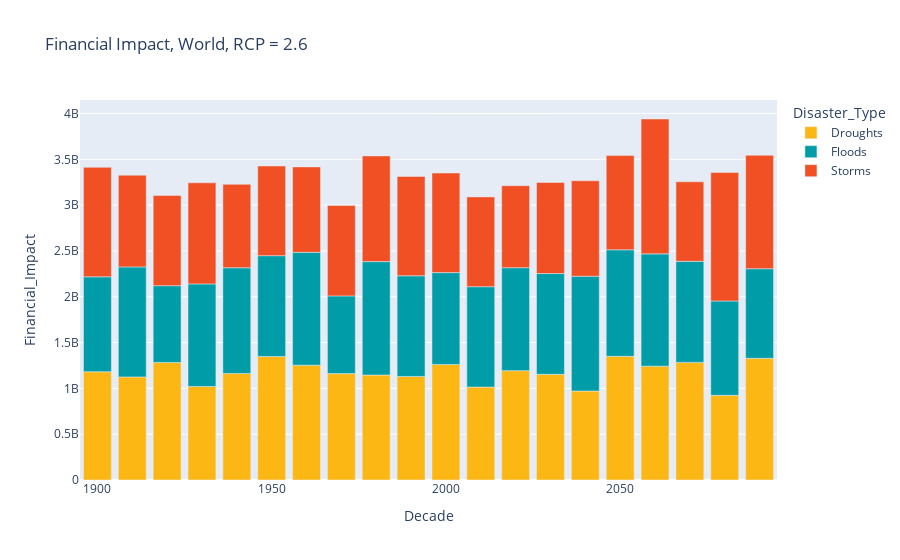

This figure's notebook cell:
### Code cell
df = world
fig = px.bar(df, x="Decade", y="Financial_Impact", color="Disaster_Type", title="Financial Impact, World, RCP = 2.6",color_discrete_sequence=["#FDB714", "#009CA7", "#F05023"])
fig.show()

### Figure 1 — Plotly figure (JSON) as saved in the notebook; plotly's stock layout.template omitted (floating-point values rounded to 4 significant figures)
{"data": [{"alignmentgroup": "True", "hovertemplate": "Disaster_Type=Droughts<br>Decade=%{x}<br>Financial_Impact=%{y}<extra></extra>", "legendgroup": "Droughts", "marker": {"color": "#FDB714"}, "name": "Droughts", "offsetgroup": "Droughts", "orientation": "v", "showlegend": true, "textposition": "auto", "type": "bar", "x": [1900, 1910, 1920, 1930, 1940, 1950, 1960, 1970, 1980, 1990, 2000, 2010, 2020, 2030, 2040, 2050, 2060, 2070, 2080, 2090], "xaxis": "x", "y": [1181984879, 1125270028, 1282784758, 1020859374, 1163689203, 1348516759, 1253596959, 1161134717, 1145839724, 1130530514, 1261450886, 1014585692, 1193565215, 1152880097, 971161008, 1350229886, 1242843431, 1283768151, 923759541, 1327893517], "yaxis": "y"}, {"alignmentgroup": "True", "hovertemplate": "Disaster_Type=Floods<br>Decade=%{x}<br>Financial_Impact=%{y}<extra></extra>", "legendgroup": "Floods", "marker": {"color": "#009CA7"}, "name": "Floods", "offsetgroup": "Floods", "orientation": "v", "showlegend": true, "textposition": "auto", "type": "bar", "x": [1900, 1910, 1920, 1930, 1940, 1950, 1960, 1970, 1980, 1990, 2000, 2010, 2020, 2030, 2040, 2050, 2060, 2070, 2080, 2090], "xaxis": "x", "y": [1035785176, 1200659327, 838249381, 1119705105, 1153226510, 1100103247, 1231336064, 848511851, 1237736107, 1098575984, 1002193973, 1095367567, 1123828666, 1100581128, 1252579038, 1162672242, 1225366804, 1103344621, 1030273180, 978386746], "yaxis": "y"}, {"alignmentgroup": "True", "hovertemplate": "Disaster_Type=Storms<br>Decade=%{x}<br>Financial_Impact=%{y}<extra></extra>", "legendgroup": "Storms", "marker": {"color": "#F05023"}, "name": "Storms", "offsetgroup": "Storms", "orientation": "v", "showlegend": true, "textposition": "auto", "type": "bar", "x": [1900, 1910, 1920, 1930, 1940, 1950, 1960, 1970, 1980, 1990, 2000, 2010, 2020, 2030, 2040, 2050, 2060, 2070, 2080, 2090], "xaxis": "x", "y": [1195311432, 1001503575, 984445420, 1103266708, 910521525, 978610314, 932748719, 985817077, 1154064875, 1083544211, 1087004127, 980110994, 894921678, 993572828, 1042586388, 1028185514, 1472042550, 867634550, 1402734682, 1237687879], "yaxis": "y"}], "layout": {"barmode": "relative", "legend": {"title": {"text": "Disaster_Type"}, "tracegroupgap": 0}, "title": {"text": "Financial Impact, World, RCP = 2.6"}, "xaxis": {"anchor": "y", "domain": [0, 1], "title": {"text": "Decade"}}, "yaxis": {"anchor": "x", "domain": [0, 1], "title": {"text": "Financial_Impact"}}}}
